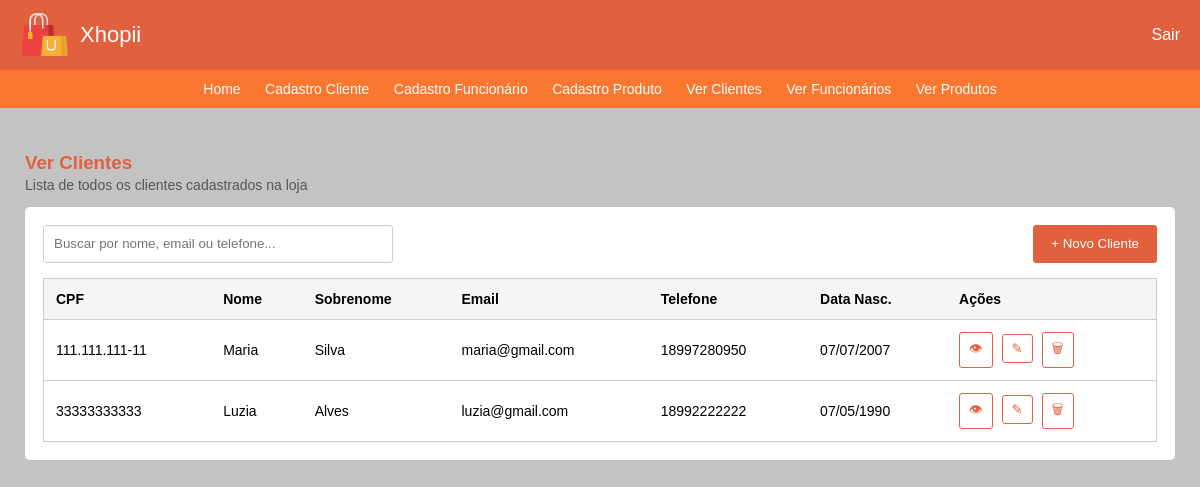
/view/ver_cliente.php, run on the app's committed database.
### tables this page shows
CREATE TABLE `cliente` (
  `cpf` varchar(15) NOT NULL,
  `nome` varchar(40) NOT NULL,
  `sobrenome` varchar(60) NOT NULL,
  `dataNasc` date NOT NULL,
  `telefone` varchar(15) NOT NULL,
  `email` varchar(50) NOT NULL,
  `senha` varchar(20) NOT NULL,
  `foto_perfil` longblob DEFAULT NULL
);

### model/BancoDeDados.php (called while the page is built, shortened)
<?php
class BancoDeDados{
    private $host;
    private $login;
    private $senha;
    private $dataBase;
    public function __construct($Host, $Login, $Senha, $DataBase){
        $this->host = $Host;
        $this->login = $Login;
        $this->senha = $Senha;
        $this->dataBase = $DataBase;
    }
    public function conectarBD(){
        $conexao = mysqli_connect($this->host,$this->login,$this->senha,$this->dataBase);
        return($conexao);
    }
    public function retornarClientes(){
    $conexao = $this->conectarBD();
    $consulta = "SELECT * FROM cliente";
    $listaClientes = mysqli_query($conexao,$consulta);
    return $listaClientes;
}
}
?>

### view/ver_cliente.php (the view, shortened to what this page needs)
<?php
require_once("../model/BancoDeDados.php");
$banco = new BancoDeDados("localhost", "root", "", "xhoppi");
$clientes = $banco->retornarClientes();
?>
<!DOCTYPE html>
<html lang="pt-BR">
<head>
    <link rel="stylesheet" href="../CSS/ver_cliente.css">
    <link rel="stylesheet" href="../CSS/rodape.css">
</head>
<body>
<header>
    <section class="cabecalho-logo">
        <img src="../img/logo.png">
        <p>Xhopii</p>
    </section>
    <a href="logout.php" id="sair">Sair</a>
</header>
<nav>
    <a href="home-page.php">Home</a>
    <a href="cadastro_cliente.php">Cadastro Cliente</a>
    <a href="cadastro_funcionario.php">Cadastro Funcionário</a>
    <a href="cadastro_produto.php">Cadastro Produto</a>
    <a href="ver_cliente.php">Ver Clientes</a>
    <a href="ver_funcionarios.php">Ver Funcionários</a>
    <a href="produtos.php">Ver Produtos</a>
</nav>
<section class="area-clientes">
    <section class="titulo-clientes">
        <h1>Ver Clientes</h1>
        <p>Lista de todos os clientes cadastrados na loja</p>
    </section>
    <section class="card-clientes">
        <section class="filtros-clientes">
            <input type="text" placeholder="Buscar por nome, email ou telefone...">
            <a href="cadastro_cliente.php">
                <button>+ Novo Cliente</button>
            </a>
        </section>
        <table>
            <thead>
                <tr>
                    <th>CPF</th>
                    <th>Nome</th>
                    <th>Sobrenome</th>
                    <th>Email</th>
                    <th>Telefone</th>
                    <th>Data Nasc.</th>
                    <th>Ações</th>
                </tr>
            </thead>
            <tbody>
                <?php while($cliente = mysqli_fetch_assoc($clientes)){ ?>
                    <tr>
                        <td><?php echo $cliente['cpf']; ?></td>
                        <td><?php echo $cliente['nome']; ?></td>
                        <td><?php echo $cliente['sobrenome']; ?></td>
                        <td><?php echo $cliente['email']; ?></td>
                        <td><?php echo $cliente['telefone']; ?></td>
                        <td><?php echo date("d/m/Y", strtotime($cliente['dataNasc'])); ?></td>
                        <td class="acoes">
                            <button>👁</button>
                            <button>✎</button>
                            <button>🗑</button>
                        </td>
                    </tr>
                <?php } ?>
            </tbody>
        </table>
    </section>
</section>
</body>
</html>

### CSS/ver_cliente.css (style rules this page uses)
* { box-sizing: border-box; }
body { margin: 0; font-family: Arial, Helvetica, sans-serif; background-color: rgb(195, 195, 195); }
header { background-color: rgb(225, 96, 61); width: 100%; padding: 0px 20px; display: flex; justify-content: space-between; align-items: center; }
header .cabecalho-logo { display: flex; align-items: center; gap: 10px; }
header .cabecalho-logo img { width: 50px; }
header .cabecalho-logo p { color: white; font-size: 22px; }
header #sair { color: white; font-size: 16px; text-decoration: none; }
nav { background-color: rgb(251, 119, 48); width: 100%; padding: 10px; text-align: center; }
nav a { margin: 0 10px; text-decoration: none; color: white; font-size: 14px; }
.area-clientes { padding: 25px; }
.titulo-clientes h1 { color: rgb(225, 96, 61); margin-bottom: 3px; }
.titulo-clientes p { color: #555; margin-top: 0; font-size: 14px; }
.card-clientes { background-color: white; border-radius: 5px; padding: 18px; }
.filtros-clientes { display: flex; justify-content: space-between; margin-bottom: 15px; }
.filtros-clientes input { width: 350px; height: 38px; border: 1px solid #ccc; border-radius: 3px; padding: 10px; outline: none; }
.filtros-clientes button { height: 38px; border: none; background-color: rgb(225, 96, 61); color: white; padding: 0 18px; border-radius: 3px; cursor: pointer; }
table { width: 100%; border-collapse: collapse; border: 1px solid #ccc; }
th { background-color: #f5f5f5; padding: 12px; text-align: left; font-size: 14px; }
td { padding: 12px; border-top: 1px solid #ccc; font-size: 14px; }
.acoes button { border: 1px solid rgb(225, 96, 61); background-color: white; color: rgb(225, 96, 61); padding: 6px 9px; border-radius: 3px; cursor: pointer; margin-right: 5px; }

### CSS/rodape.css (style rules this page uses)
body { margin: 0; font-family: Arial, Helvetica, sans-serif; }

### data on the page
cliente: cpf "111.111.111-11", nome "Maria", sobrenome "Silva", email "maria@gmail.com", telefone "18997280950", dataNasc "07/07/2007"
cliente: cpf "33333333333", nome "Luzia", sobrenome "Alves", email "luzia@gmail.com", telefone "18992222222", dataNasc "07/05/1990"
